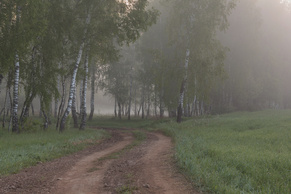
#> input picture CV_ЗОШ/img/forest_1.jpg, 291 x 194 px
$ jupyter execute Lecture_2.ipynb   (shell and % lines are left out)
#> lines starting #> are read from the running program, lines starting #| are printed output that depends on the picture
# Лекция №2

# Гистограммы

Так что такое гистограмма? Вы можете рассматривать гистограмму как график или график, который дает вам общее представление о распределении интенсивности изображения. Это график со значениями пикселей (от 0 до 255, не всегда) по оси X и соответствующим количеством пикселей в изображении по оси Y.

Это просто еще один способ понять образ. Глядя на гистограмму изображения, вы получаете представление о контрасте, яркости, распределении интенсивности и т.д. этого изображения. Почти все инструменты обработки изображений сегодня предоставляют функции на гистограмме.

Вы можете увидеть изображение и его гистограмму. (Помните, эта гистограмма нарисована для изображения в оттенках серого, а не для цветного изображения). Левая область гистограммы показывает количество более темных пикселей на изображении, а правая область показывает количество более ярких пикселей. На гистограмме видно, что темная область больше, чем яркая, а количество полутонов (значения пикселей в среднем диапазоне, скажем, около 127) очень меньше.

## Найдем гистограмму

__Гистограммы__ – это собранные данные, организованные в набор предопределенных столбцов.
Когда мы говорим данные, мы не ограничиваем их значениями интенсивности (как мы видели в предыдущем уроке). Собранные данные могут быть любой функцией, которую вы найдете полезной для описания вашего изображения.

Давайте посмотрим на пример. Представьте, что матрица содержит информацию об изображении (то есть интенсивность в диапазоне 0-255):

Что произойдет, если мы захотим считать эти данные организованным способом? Так как мы знаем, что диапазон информационных значений для этого случая равен 256 значениям, мы можем сегментировать наш диапазон по частям (называемым ячейками), например:

$$
{\begin{array}{l}
[0, 255] = { [0, 15] \cup [16, 31] \cup ....\cup [240,255] } \\
range = { bin_{1} \cup bin_{2} \cup ....\cup bin_{n = 15} }
\end{array}}
$$

и мы можем вести подсчет количества пикселей, попадающих в диапазон каждого $bin_{i}$. Применяя это к примеру выше, мы получаем изображение ниже (ось x представляет ячейки, а ось y – количество пикселей в каждом из них).

Это был простой пример того, как работает гистограмма и почему она полезна. Гистограмма может вести учет не только интенсивности цвета, но и любых характеристик изображения, которые мы хотим измерить (то есть градиенты, направления и т.д.).

Давайте выделим некоторые части гистограммы:

* __dims__: количество параметров, для которых вы хотите собрать данные. В нашем примере dims = 1, потому что мы рассчитываем только значения интенсивности каждого пикселя (в полутоновом изображении).
* __bins__: это количество подразделений в каждом тусклом свете. В нашем примере bins = 16
* __range__: пределы измеряемых значений. В этом случае: range = $[0,255]$

Что если вы хотите сосчитать две особенности? В этом случае ваша результирующая гистограмма будет трехмерным графиком (в котором $x$ и $y$ будут $bin_{x}$ и $bin_{y}$ для каждого объекта, а $z$ будет количеством отсчетов для каждой комбинации $(bin_ {x}, bin_ {y})$. То же самое относится и к дополнительным функциям (конечно, это становится сложнее).

примеры для обработки

https://prophotos.ru/lessons/17582-chto-takoe-gistogramma-uchimsya-chitat-gistogrammu-izobrazheniya

[cell 1]
import numpy as np
import cv2
import matplotlib.pyplot as plt

### Гистограммы в OpenCV

Воспользуемся функцией __cv2.calcHist()__, чтобы найти гистограмму. Давайте ознакомимся с функцией и ее параметрами:

__cv2.calcHist (image, channel, mask, histSize, range[ , hist[, accumulate]])__

* __images:__ это исходное изображение типа uint8 или float32. его следует указывать в квадратных скобках, т.е. "[img]".
* __channel:__ также указывается в квадратных скобках. Это индекс канала, для которого мы рассчитываем гистограмму. Например, если входное изображение представляет собой изображение в градациях серого, его значение равно [0]. Для цветного изображения вы можете передать [0], [1] или [2], чтобы вычислить гистограмму синего, зеленого или красного канала соответственно.
* __mask:__ маска изображения. Чтобы найти гистограмму полного изображения, она задается как __None__. Но если вы хотите найти гистограмму определенной области изображения, вы должны создать для нее изображение маски и указать ее как маску. (Я покажу пример позже.)
* __histSize:__ это представляет наш счетчик __bin__. Нужно указывать в квадратных скобках. Для полной шкалы мы передаем [256].
* __range:__ это наш __range__. Обычно это [0,256].
* __hist:__ выходная гистограмма, представляющая собой плотный или разреженный размерный массив.
* __accumulate:__ накопительный флаг. Если он установлен, гистограмма не очищается в начале при выделении. Эта функция позволяет вычислять одну гистограмму из нескольких наборов массивов или своевременно обновлять гистограмму.

Итак, начнем с примера изображения. Просто загрузите изображение в режиме оттенков серого и найдите его полную гистограмму.

[cell 2]
img = cv2.imread('img/forest_1.jpg')
#> img is the input picture: shape (194, 291, 3); mean B, G, R 87.9, 99.9, 101.6
## помним про matplotlib
img_plt = cv2.cvtColor(img.copy(), cv2.COLOR_RGB2BGR)
## grayscale
gray = cv2.cvtColor(img.copy(), cv2.COLOR_RGB2GRAY)
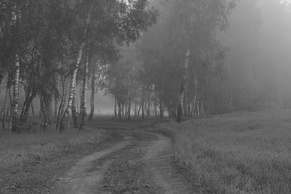
#> gray: shape (194, 291); min 41, max 237, mean 96.5

## получим гистограмму
## ravel() - разворачивает массив в список
hist = cv2.calcHist([gray.ravel()], [0], None, [256], [0,256])
#> hist = 256 values, max 1287 at index 85, min 0 at index 0, mean 220.5

fig, m_axs = plt.subplots(1, 2, figsize=(12,4))
ax1, ax2 = m_axs

ax1.set_title('Исходное изображение')
ax1.imshow(img_plt)
ax2.set_title('Гистограмма по освещенности')
ax2.plot(hist)
ax2.set_xlim([0,256]);
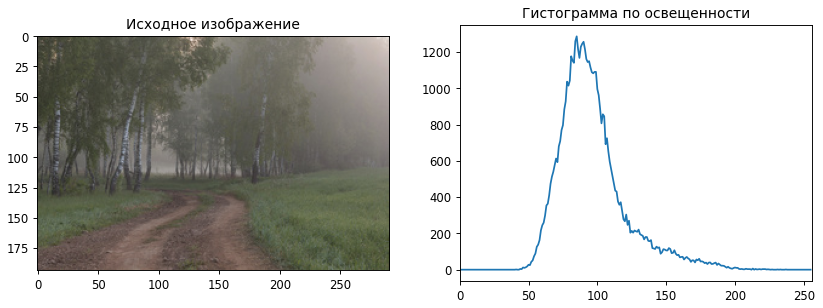
#> figure drawn by matplotlib, 2 panels; panel 2: curve peaks at x = 85, y = 1287

### Гистограммы в  Numpy

Numpy также предоставляет вам функцию __np.histogram()__. Так что вместо функции __cv2.calcHist()__ вы можете использовать строку ниже:

[cell 3]
hist, bins = np.histogram(gray.ravel(), 256, [0,256])
#> bins = 257 values from 0 to 256

fig, m_axs = plt.subplots(1, 2, figsize=(12,4))
ax1, ax2 = m_axs

ax1.set_title('Исходное изображение')
ax1.imshow(img_plt)
ax2.set_title('Гистограмма по освещенности')
ax2.plot(hist)
ax2.set_xlim([0,256]);

гистограмма аналогичная, как мы рассчитывали ранее. Но ячейки будут иметь 257 элементов, потому что Numpy рассчитывает ячейки как 0-0.99, 1-1.99, 2-2.99 и т.д. Таким образом, конечный диапазон будет 255-255.99. Чтобы представить это, они также добавляют 256 в конце бинов. Но нам не нужно это 256. До 255 достаточно.

Визуализируем сразу 3 канала цвета:

[cell 4]
fig, m_axs = plt.subplots(1, 2, figsize=(12,4))
ax1, ax2 = m_axs

ax1.set_title('Исходное изображение')
ax1.imshow(img_plt)
ax2.set_title('Гистограмма по освещенности')
ax2.set_xlim([0,256])

color = ('b', 'g', 'r')
for i,col in enumerate(color):
    histr = cv2.calcHist([img_plt], [i], None, [256], [0,256])
    ax2.plot(histr, color=col)
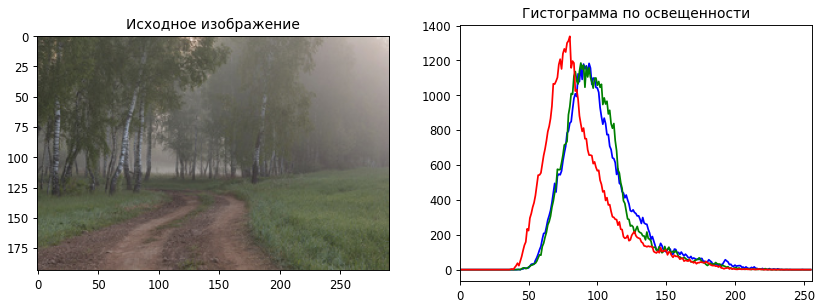
#> figure drawn by matplotlib, 2 panels; panel 2: curve peaks at x = 94, y = 1183; panel 2: curve peaks at x = 88, y = 1185; panel 2: curve peaks at x = 80, y = 1338
